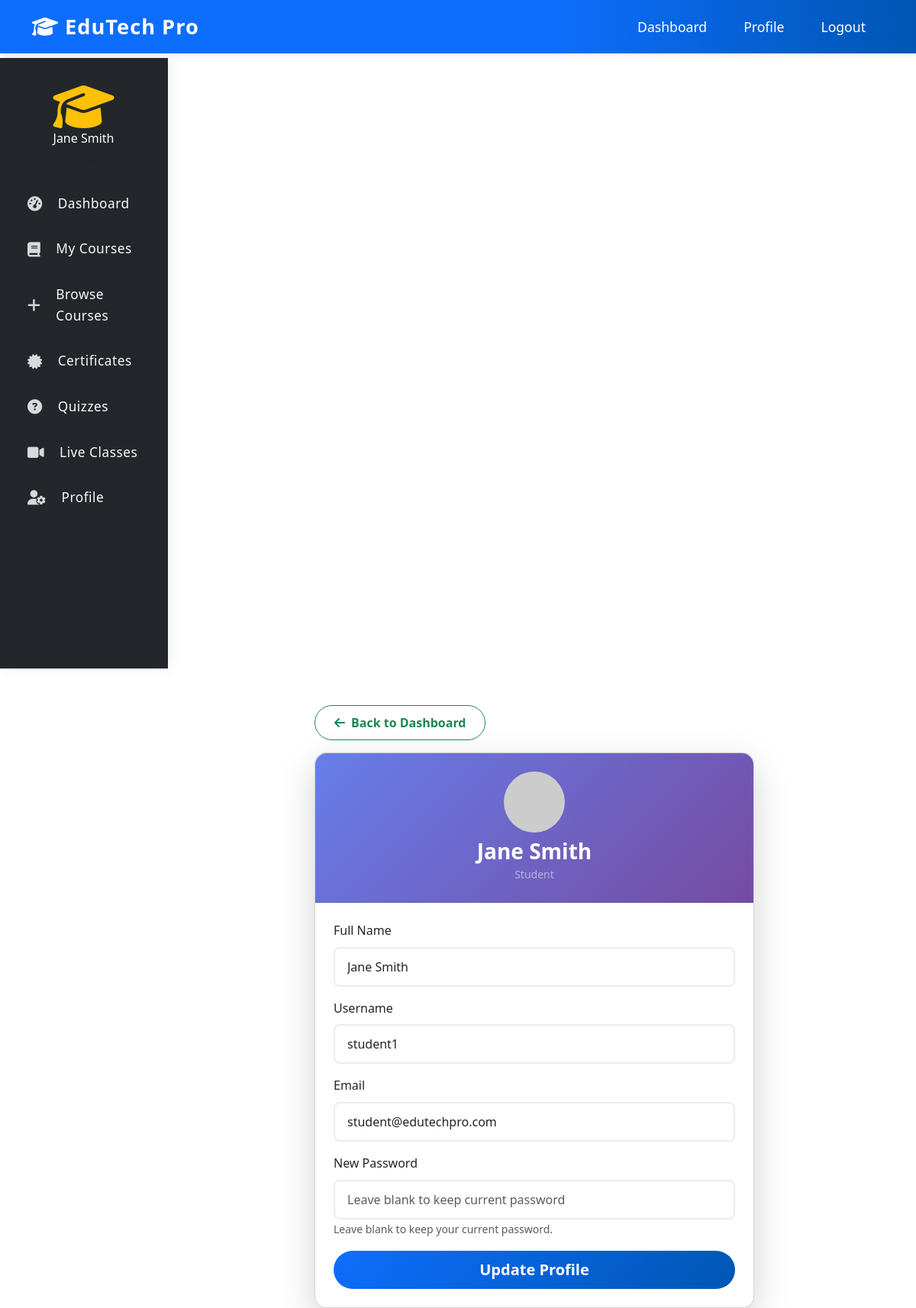
The page /student/profile.php (signed in) on the database its author committed.
### tables this page shows
CREATE TABLE IF NOT EXISTS `users` (
    `id` INT AUTO_INCREMENT PRIMARY KEY,
    `google_id` VARCHAR(255) UNIQUE,
    `username` VARCHAR(50) UNIQUE,
    `email` VARCHAR(100) UNIQUE NOT NULL,
    `password` VARCHAR(255),
    `full_name` VARCHAR(100) NOT NULL,
    `role` ENUM('admin', 'teacher', 'student') NOT NULL,
    `profile_image` VARCHAR(255),
    `phone` VARCHAR(20),
    `address` TEXT,
    `status` ENUM('active', 'inactive', 'pending') DEFAULT 'active',
    `created_at` TIMESTAMP DEFAULT CURRENT_TIMESTAMP,
    `updated_at` TIMESTAMP DEFAULT CURRENT_TIMESTAMP ON UPDATE CURRENT_TIMESTAMP
);

### student/profile.php (the view, shortened to what this page needs)
<?php
require_once '../config/database.php';
$student_id = $_SESSION['student_id'];
$stmt = $pdo->prepare('SELECT * FROM users WHERE id = ?');
$stmt->execute([$student_id]);
$student = $stmt->fetch();
?>
<!DOCTYPE html>
<html lang="en">
<head>
    <link href="https://cdn.jsdelivr.net/npm/bootstrap@5.3.0/dist/css/bootstrap.min.css" rel="stylesheet">
    <link href="https://cdnjs.cloudflare.com/ajax/libs/font-awesome/6.4.0/css/all.min.css" rel="stylesheet">
    <link href="../assets/css/style.css" rel="stylesheet">
</head>
<body>
    <nav class="navbar navbar-expand-lg navbar-dark bg-primary fixed-top">
        <div class="container">
            <a class="navbar-brand fw-bold" href="dashboard.php">
                <i class="fas fa-graduation-cap me-2"></i>EduTech Pro
            </a>
            <div class="collapse navbar-collapse" id="navbarNav">
                <ul class="navbar-nav ms-auto">
                    <li class="nav-item"><a class="nav-link" href="dashboard.php">Dashboard</a></li>
                    <li class="nav-item"><a class="nav-link" href="profile.php">Profile</a></li>
                    <li class="nav-item"><a class="nav-link" href="logout.php">Logout</a></li>
                </ul>
            </div>
        </div>
    </nav>
    <div class="container-fluid" style="margin-top: 76px;">
        <div class="row">
            <nav class="col-md-3 col-lg-2 d-md-block sidebar collapse">
                <div class="position-sticky">
                    <div class="text-center mb-4">
                        <div>
                            <i class="fas fa-graduation-cap fa-4x text-warning"></i>
                        </div>
                        <h6 class="text-white"><?php echo htmlspecialchars($student['full_name']); ?></h6>
                        <small class="text-muted">Student</small>
                    </div>
                    <ul class="nav flex-column">
                        <li class="nav-item">
                            <a class="nav-link" href="dashboard.php">
                                <i class="fas fa-tachometer-alt me-2"></i>
                                Dashboard
                            </a>
                        </li>
                        <li class="nav-item">
                            <a class="nav-link" href="enrolled_courses.php">
                                <i class="fas fa-book me-2"></i>
                                My Courses
                            </a>
                        </li>
                        <li class="nav-item">
                            <a class="nav-link" href="browse_courses.php">
                                <i class="fas fa-plus me-2"></i>
                                Browse Courses
                            </a>
                        </li>
                        <li class="nav-item">
                            <a class="nav-link" href="certificates.php">
                                <i class="fas fa-certificate me-2"></i>
                                Certificates
                            </a>
                        </li>
                        <li class="nav-item">
                            <a class="nav-link" href="quizzes.php">
                                <i class="fas fa-question-circle me-2"></i>
                                Quizzes
                            </a>
                        </li>
                        <li class="nav-item">
                            <a class="nav-link" href="live_classes.php">
                                <i class="fas fa-video me-2"></i>
                                Live Classes
                            </a>
                        </li>
                        <li class="nav-item">
                            <a class="nav-link" href="profile.php">
                                <i class="fas fa-user-cog me-2"></i>
                                Profile
                            </a>
                        </li>
                    </ul>
                </div>
            </nav>
            <main class="col-md-9 ms-sm-auto col-lg-10 px-md-4 dashboard-main-content">
                <div class="container mt-5" style="max-width: 600px;">
                    <a href="dashboard.php" class="btn btn-outline-success mb-3"><i class="fas fa-arrow-left me-2"></i>Back to Dashboard</a>
                    <div class="card shadow-lg">
                        <div class="card-header text-center p-4" style="background: linear-gradient(135deg, #667eea 0%, #764ba2 100%); border-radius: 15px 15px 0 0;">
                            <img src="https://ui-avatars.com/api/?name=<?php echo urlencode($student['full_name']); ?>&background=667eea&color=fff&size=128" class="rounded-circle mb-2" alt="Avatar">
                            <h3 class="fw-bold mb-0 text-white"><?php echo htmlspecialchars($student['full_name']); ?></h3>
                            <small class="text-white-50">Student</small>
                        </div>
                        <div class="card-body p-4">
                            <form method="POST" autocomplete="off">
                                <div class="mb-3">
                                    <label class="form-label">Full Name</label>
                                    <input type="text" name="full_name" class="form-control" value="<?php echo htmlspecialchars($student['full_name']); ?>" required>
                                </div>
                                <div class="mb-3">
                                    <label class="form-label">Username</label>
                                    <input type="text" class="form-control" value="<?php echo htmlspecialchars($student['username']); ?>" readonly>
                                </div>
                                <div class="mb-3">
                                    <label class="form-label">Email</label>
                                    <input type="email" name="email" class="form-control" value="<?php echo htmlspecialchars($student['email']); ?>" required>
                                </div>
                                <div class="mb-3">
                                    <label class="form-label">New Password</label>
                                    <input type="password" name="password" class="form-control" placeholder="Leave blank to keep current password">
                                    <small class="form-text text-muted">Leave blank to keep your current password.</small>
                                </div>
                                <div class="d-grid gap-2">
                                    <button type="submit" class="btn btn-primary btn-lg">Update Profile</button>
                                </div>
                            </form>
                        </div>
                    </div>
                </div>
            </main>
        </div>
    </div>
</body>
</html>

### assets/css/style.css (style rules this page uses)
:root { --primary-color: #0d6efd; --secondary-color: #6c757d; --success-color: #198754; --warning-color: #ffc107; --danger-color: #dc3545; --light-color: #f8f9fa; --dark-color: #212529; }
* { margin: 0; padding: 0; box-sizing: border-box; }
body { font-family: 'Segoe UI', Tahoma, Geneva, Verdana, sans-serif; line-height: 1.6; color: var(--dark-color); padding-top: 76px; }
.card { transition: transform 0.3s ease, box-shadow 0.3s ease; border-radius: 15px; }
.btn { border-radius: 25px; padding: 10px 25px; font-weight: 600; transition: all 0.3s ease; }
.btn-primary { background: linear-gradient(135deg, var(--primary-color), #0056b3); border: none; }
.navbar { background: linear-gradient(90deg, #0d6efd 60%, #0056b3 100%) !important; box-shadow: 0 2px 10px rgba(0,0,0,0.08); }
.navbar .navbar-brand { font-weight: 700; font-size: 1.7rem; color: #fff !important; letter-spacing: 1px; }
.navbar .nav-link, .navbar .dropdown-toggle { color: #fff !important; font-size: 1.1rem; margin-left: 1rem; margin-right: 1rem; transition: color 0.2s; }
body { padding-top: 76px; }
.sidebar { background: #23272b !important; color: #f8f9fa; box-shadow: 2px 0 16px rgba(0,0,0,0.08); border-top: none !important; border-right: 1px solid #222831; margin-top: 0 !important; border-top-left-radius: 0 !important; border-top-right-radius: 0 !important; top: 0; position: sticky; height: 100vh; z-index: 1029; display: flex; flex-direction: column; min-width: 220px; padding: 2rem 1rem 1rem 1rem; }
.sidebar .text-center { margin-top: 0 !important; margin-bottom: 2rem !important; }
.sidebar .nav-link { color: #f8f9fa !important; background: transparent; padding: 0.75rem 1.25rem; border-radius: 8px; margin-bottom: 0.5rem; font-size: 1.08rem; font-weight: 500; letter-spacing: 0.5px; transition: background 0.2s, color 0.2s, box-shadow 0.2s; display: flex; align-items: center; gap: 0.75rem; }
.sidebar .nav-link i { font-size: 1.2rem; opacity: 0.85; }
.form-control { border-radius: 8px; border: 2px solid #e9ecef; padding: 0.75rem 1rem; transition: all 0.3s ease; }
.container-fluid, .row, main { margin-top: 0 !important; }
.dashboard-main-content { margin-top: 0 !important; }
.sidebar .text-center { margin-top: 0 !important; margin-bottom: 1rem !important; }

### rows shown on the page
users: full_name "Jane Smith", username "student1", email "student@edutechpro.com"
